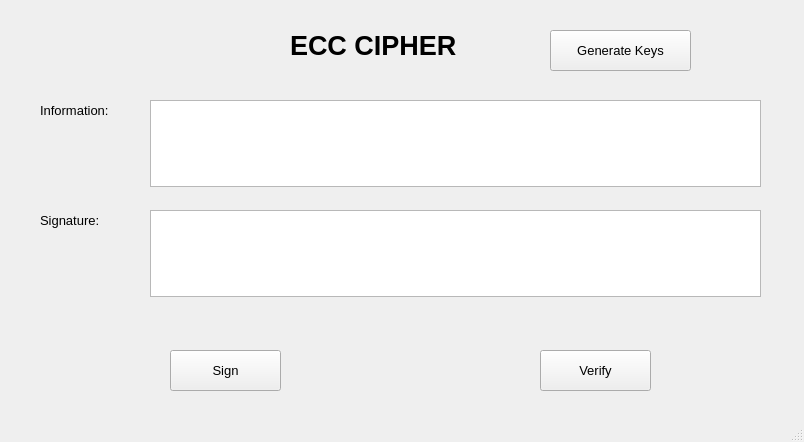
<?xml version="1.0" encoding="UTF-8"?>
<ui version="4.0">
 <class>MainWindow</class>
 <widget class="QMainWindow" name="MainWindow">
  <property name="geometry">
   <rect>
    <x>0</x>
    <y>0</y>
    <width>804</width>
    <height>442</height>
   </rect>
  </property>
  <property name="windowTitle">
   <string>MainWindow</string>
  </property>
  <widget class="QWidget" name="centralwidget">
   <widget class="QTextEdit" name="txt_information">
    <property name="geometry">
     <rect>
      <x>150</x>
      <y>100</y>
      <width>611</width>
      <height>87</height>
     </rect>
    </property>
    <property name="font">
     <font>
      <pointsize>10</pointsize>
     </font>
    </property>
   </widget>
   <widget class="QLabel" name="label">
    <property name="geometry">
     <rect>
      <x>290</x>
      <y>20</y>
      <width>211</width>
      <height>51</height>
     </rect>
    </property>
    <property name="font">
     <font>
      <pointsize>20</pointsize>
      <weight>75</weight>
      <bold>true</bold>
     </font>
    </property>
    <property name="text">
     <string>ECC CIPHER</string>
    </property>
   </widget>
   <widget class="QLabel" name="label_2">
    <property name="geometry">
     <rect>
      <x>40</x>
      <y>100</y>
      <width>101</width>
      <height>21</height>
     </rect>
    </property>
    <property name="font">
     <font>
      <pointsize>10</pointsize>
     </font>
    </property>
    <property name="text">
     <string>Information:</string>
    </property>
   </widget>
   <widget class="QPushButton" name="btn_sign">
    <property name="geometry">
     <rect>
      <x>170</x>
      <y>350</y>
      <width>111</width>
      <height>41</height>
     </rect>
    </property>
    <property name="font">
     <font>
      <pointsize>10</pointsize>
     </font>
    </property>
    <property name="text">
     <string>Sign</string>
    </property>
   </widget>
   <widget class="QLabel" name="label_3">
    <property name="geometry">
     <rect>
      <x>40</x>
      <y>210</y>
      <width>101</width>
      <height>21</height>
     </rect>
    </property>
    <property name="font">
     <font>
      <pointsize>10</pointsize>
     </font>
    </property>
    <property name="text">
     <string>Signature:</string>
    </property>
   </widget>
   <widget class="QTextEdit" name="txt_signature">
    <property name="geometry">
     <rect>
      <x>150</x>
      <y>210</y>
      <width>611</width>
      <height>87</height>
     </rect>
    </property>
    <property name="font">
     <font>
      <pointsize>10</pointsize>
     </font>
    </property>
   </widget>
   <widget class="QPushButton" name="btn_verify">
    <property name="geometry">
     <rect>
      <x>540</x>
      <y>350</y>
      <width>111</width>
      <height>41</height>
     </rect>
    </property>
    <property name="font">
     <font>
      <pointsize>10</pointsize>
     </font>
    </property>
    <property name="text">
     <string>Verify</string>
    </property>
   </widget>
   <widget class="QPushButton" name="btn_generatekey">
    <property name="geometry">
     <rect>
      <x>550</x>
      <y>30</y>
      <width>141</width>
      <height>41</height>
     </rect>
    </property>
    <property name="font">
     <font>
      <pointsize>10</pointsize>
     </font>
    </property>
    <property name="text">
     <string>Generate Keys</string>
    </property>
   </widget>
  </widget>
  <widget class="QMenuBar" name="menubar">
   <property name="geometry">
    <rect>
     <x>0</x>
     <y>0</y>
     <width>804</width>
     <height>26</height>
    </rect>
   </property>
  </widget>
  <widget class="QStatusBar" name="statusbar"/>
 </widget>
 <resources/>
 <connections/>
</ui>
